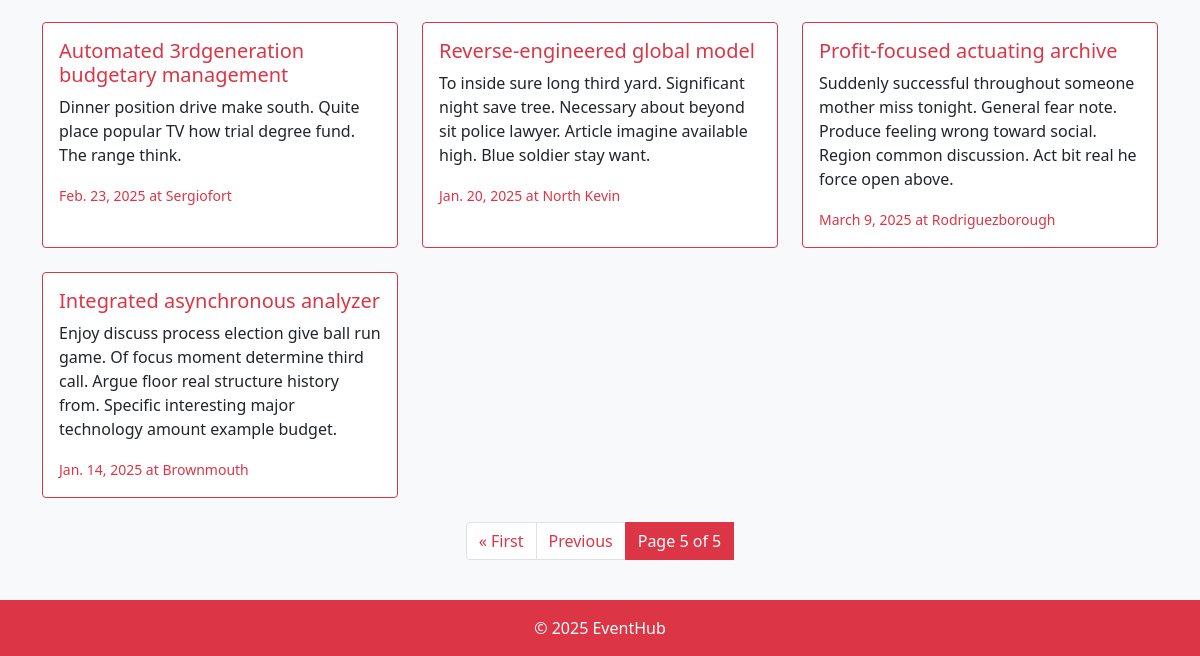
/?page=5 (lower part), run on an earlier commit of the app's database.
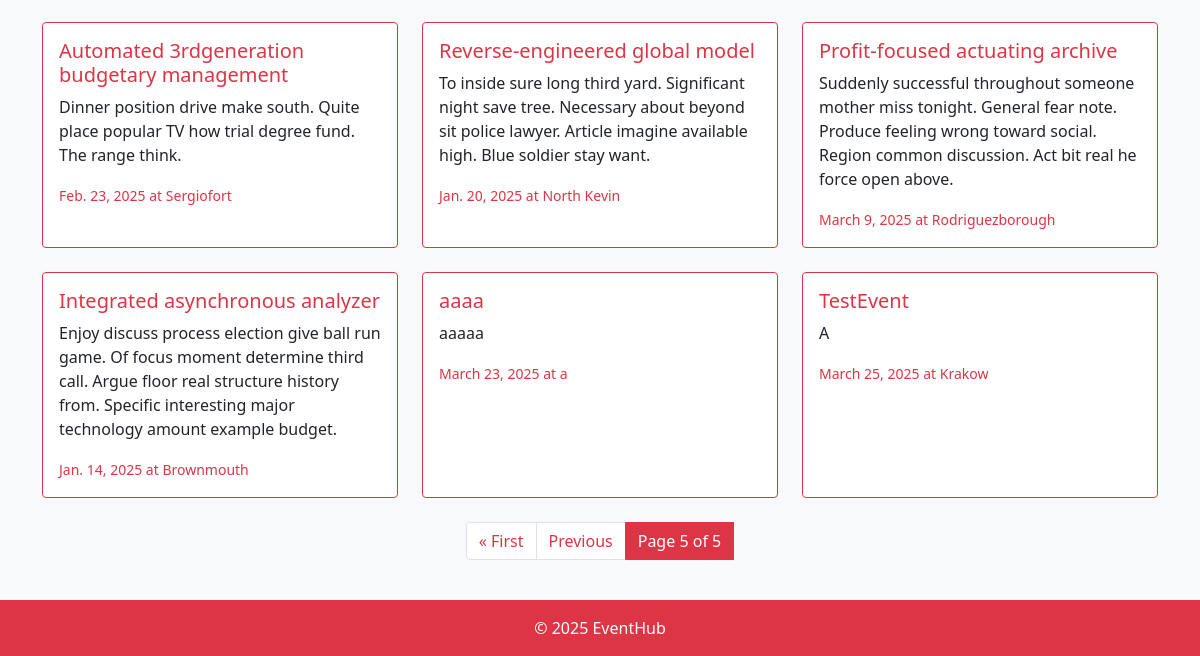
And on a later commit of the database.
### events/models.py (models this page shows, shortened)
class Event(models.Model):
    title = models.CharField(max_length=200)
    owner = models.ForeignKey(User, on_delete=models.CASCADE)
    description = models.TextField()
    date = models.DateField()
    start_time = models.TimeField(default='12:00:00')
    end_time = models.TimeField(default='13:00:00')
    location = models.CharField(max_length=200)
    max_participants = models.IntegerField()
    current_participants = models.IntegerField(default=0)
    type = models.CharField(max_length=200)
    created_at = models.DateTimeField(auto_now_add=True)

### events/views.py (the view)
# urls.py: 2. Add a URL to urlpatterns:  path('', views.home, name='home')
def home(request):
    events = Event.objects.all()
    paginator = Paginator(events, 21)
    page_number = request.GET.get('page')
    page_obj = paginator.get_page(page_number)
    return render(request, 'events/home.html', {'page_obj': page_obj})

### events/templates/events/home.html (shortened to what this page needs)
{% extends "base.html" %}
{% block content %}
<div class="row g-4">
    {% for event in page_obj %}
        <div class="col-md-4">
            <div class="card h-100 border-danger">
                <div class="card-body">
                    <h5 class="card-title">
                        <a href="{% url 'events:event_detail' event.id %}" class="text-danger text-decoration-none">
                            {{ event.title }}
                        </a>
                    </h5>
                    <p class="card-text">{{ event.description|truncatewords:30 }}</p>
                    <p class="card-text">
                        <small class="text-danger">
                            {{ event.date }} at {{ event.location }}
                        </small>
                    </p>
                </div>
            </div>
        </div>
    {% endfor %}
</div>
<nav aria-label="Page navigation" class="mt-4">
    <ul class="pagination justify-content-center">
        {% if page_obj.has_previous %}
            <li class="page-item">
                <a class="page-link text-danger" href="?page=1">&laquo; First</a>
            </li>
            <li class="page-item">
                <a class="page-link text-danger" href="?page={{ page_obj.previous_page_number }}">Previous</a>
            </li>
        {% endif %}
        <li class="page-item active bg-danger">
            <span class="page-link bg-danger border-danger">
                Page {{ page_obj.number }} of {{ page_obj.paginator.num_pages }}
            </span>
        </li>
    </ul>
</nav>
{% endblock %}

What changed in the data, as far as the page shows it:
added Event: title "aaaa", description "aaaaa", date "March 23, 2025", location "a"
added Event: title "TestEvent", description "A", date "March 25, 2025", location "Krakow"
